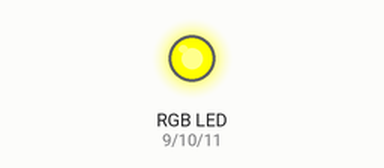
Simulated run of this sketch. Board: Arduino Uno, built with avr-gcc and run on an emulated ATmega328P. Parts: an RGB LED mixed from three pins (HIGH = lit). Dim RGB values are drawn brighter than linear.

Above: at 0.05 s.
At 0.3 s:
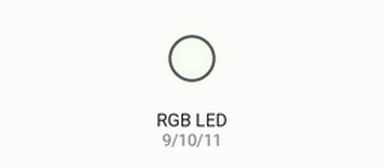
At 0.55 s:
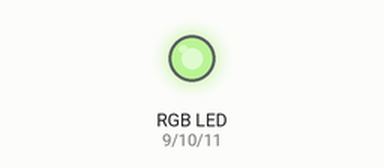
At 0.8 s:
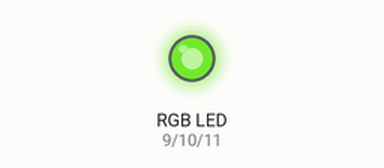
At 1.05 s:
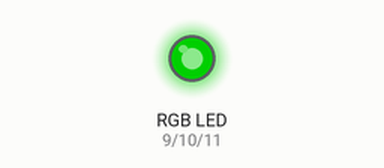
At 2.1 s:
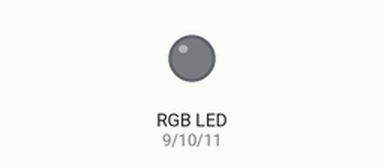
Timing chart, 0 to 4.9 s (numbered marks = the images above):
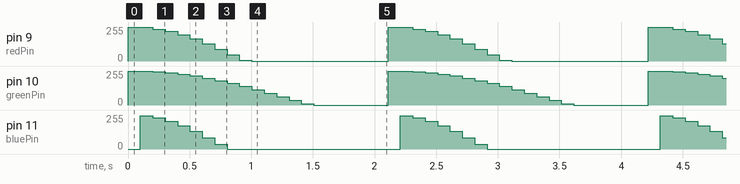

Measured:
- by itself, pin 11 (bluePin): repeats every 2.1 s: 234/255 0.10 s, 209/255 0.10 s, 175/255 0.10 s, 133/255 0.10 s, 86/255 0.10 s, 36/255 0.10 s, 0/255 1.4 s, 250/255 0.10 s
- by itself, pin 9 (redPin): repeats every 2.1 s: 252/255 0.10 s, 240/255 0.10 s, 222/255 0.10 s, 197/255 0.10 s, 166/255 0.10 s, 130/255 0.10 s, 90/255 0.10 s, 48/255 0.10 s, 4/255 0.10 s, 0/255 1.1 s, 255/255 0.10 s

The sketch:

cos_lgb_strip.ino
```cpp
const int redPin = 9;
const int greenPin = 10;
const int bluePin = 11;

void setup() {
// Start off with the LED off.

setColourRgb(0,0,0);
}

void loop() {
static float  p  = 3.14/200 ;
static int i = 0;
float th = p * i;
i++;
if (i>20) i = 0;
int red = cos(th*11) * 256;
if (red <0) red = 0;
int blue = cos(th *13) * 256;
if (blue < 0) blue =0;
int green = cos(th * 7 ) * 256;
if (green < 0) green = 0;


//int red = int(random(0,255));
//if (red < 50) red = 0;
//int green = int(random(0,255));
//if (green < 50) green = 0;
//int blue = int(random(0,255));
//if (blue < 50) blue = 0;

setColourRgb(red, green,blue);
//setColourRgb(random(0,255), 0, random(0,255));
delay(100);

}

void setColourRgb(unsigned int red, unsigned int green, unsigned int blue) {
analogWrite(redPin, red);
analogWrite(greenPin, green);
analogWrite(bluePin, blue);
}
```
